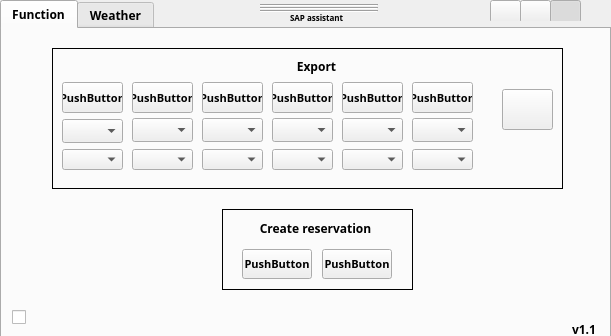
<?xml version="1.0" encoding="UTF-8"?>
<ui version="4.0">
 <class>Widget</class>
 <widget class="QWidget" name="Widget">
  <property name="geometry">
   <rect>
    <x>0</x>
    <y>0</y>
    <width>611</width>
    <height>336</height>
   </rect>
  </property>
  <property name="windowTitle">
   <string>Widget</string>
  </property>
  <widget class="QTabWidget" name="tabWidget">
   <property name="geometry">
    <rect>
     <x>0</x>
     <y>0</y>
     <width>611</width>
     <height>341</height>
    </rect>
   </property>
   <property name="font">
    <font>
     <family>Leelawadee</family>
     <pointsize>9</pointsize>
     <italic>false</italic>
     <bold>true</bold>
     <strikeout>false</strikeout>
    </font>
   </property>
   <property name="cursor">
    <cursorShape>ArrowCursor</cursorShape>
   </property>
   <property name="currentIndex">
    <number>0</number>
   </property>
   <widget class="QWidget" name="tab">
    <attribute name="title">
     <string>Function</string>
    </attribute>
    <widget class="QPushButton" name="button1">
     <property name="geometry">
      <rect>
       <x>60</x>
       <y>53</y>
       <width>61</width>
       <height>31</height>
      </rect>
     </property>
     <property name="font">
      <font>
       <family>Leelawadee</family>
       <pointsize>8</pointsize>
       <italic>false</italic>
       <bold>true</bold>
       <strikeout>false</strikeout>
      </font>
     </property>
     <property name="cursor">
      <cursorShape>PointingHandCursor</cursorShape>
     </property>
     <property name="toolTip">
      <string>&lt;html&gt;&lt;head/&gt;&lt;body&gt;&lt;p align=&quot;center&quot;&gt;&lt;span style=&quot; font-size:7pt;&quot;&gt;Right click to change file.&lt;/span&gt;&lt;/p&gt;&lt;p align=&quot;center&quot;&gt;&lt;span style=&quot; font-size:7pt;&quot;&gt;HotKey: Ctrl + Alt + 1&lt;/span&gt;&lt;/p&gt;&lt;/body&gt;&lt;/html&gt;</string>
     </property>
     <property name="text">
      <string>PushButton</string>
     </property>
    </widget>
    <widget class="QPushButton" name="button2">
     <property name="geometry">
      <rect>
       <x>130</x>
       <y>53</y>
       <width>61</width>
       <height>31</height>
      </rect>
     </property>
     <property name="font">
      <font>
       <family>Leelawadee</family>
       <pointsize>8</pointsize>
       <italic>false</italic>
       <bold>true</bold>
       <strikeout>false</strikeout>
      </font>
     </property>
     <property name="cursor">
      <cursorShape>PointingHandCursor</cursorShape>
     </property>
     <property name="toolTip">
      <string>&lt;html&gt;&lt;head/&gt;&lt;body&gt;&lt;p align=&quot;center&quot;&gt;&lt;span style=&quot; font-size:7pt;&quot;&gt;Right click to change file.&lt;/span&gt;&lt;/p&gt;&lt;p align=&quot;center&quot;&gt;&lt;span style=&quot; font-size:7pt;&quot;&gt;HotKey: Ctrl + Alt + 2&lt;/span&gt;&lt;/p&gt;&lt;/body&gt;&lt;/html&gt;</string>
     </property>
     <property name="text">
      <string>PushButton</string>
     </property>
    </widget>
    <widget class="QPushButton" name="button3">
     <property name="geometry">
      <rect>
       <x>200</x>
       <y>53</y>
       <width>61</width>
       <height>31</height>
      </rect>
     </property>
     <property name="font">
      <font>
       <family>Leelawadee</family>
       <pointsize>8</pointsize>
       <italic>false</italic>
       <bold>true</bold>
       <strikeout>false</strikeout>
      </font>
     </property>
     <property name="cursor">
      <cursorShape>PointingHandCursor</cursorShape>
     </property>
     <property name="toolTip">
      <string>&lt;html&gt;&lt;head/&gt;&lt;body&gt;&lt;p align=&quot;center&quot;&gt;&lt;span style=&quot; font-size:7pt;&quot;&gt;Right click to change file.&lt;/span&gt;&lt;/p&gt;&lt;p align=&quot;center&quot;&gt;&lt;span style=&quot; font-size:7pt;&quot;&gt;HotKey: Ctrl + Alt + 3&lt;/span&gt;&lt;/p&gt;&lt;/body&gt;&lt;/html&gt;</string>
     </property>
     <property name="text">
      <string>PushButton</string>
     </property>
    </widget>
    <widget class="QPushButton" name="button4">
     <property name="geometry">
      <rect>
       <x>270</x>
       <y>53</y>
       <width>61</width>
       <height>31</height>
      </rect>
     </property>
     <property name="font">
      <font>
       <family>Leelawadee</family>
       <pointsize>8</pointsize>
       <italic>false</italic>
       <bold>true</bold>
       <strikeout>false</strikeout>
      </font>
     </property>
     <property name="cursor">
      <cursorShape>PointingHandCursor</cursorShape>
     </property>
     <property name="toolTip">
      <string>&lt;html&gt;&lt;head/&gt;&lt;body&gt;&lt;p align=&quot;center&quot;&gt;&lt;span style=&quot; font-size:7pt;&quot;&gt;Right click to change file.&lt;/span&gt;&lt;/p&gt;&lt;p align=&quot;center&quot;&gt;&lt;span style=&quot; font-size:7pt;&quot;&gt;HotKey: Ctrl + Alt + 4&lt;/span&gt;&lt;/p&gt;&lt;/body&gt;&lt;/html&gt;</string>
     </property>
     <property name="text">
      <string>PushButton</string>
     </property>
    </widget>
    <widget class="QPushButton" name="button5">
     <property name="geometry">
      <rect>
       <x>340</x>
       <y>53</y>
       <width>61</width>
       <height>31</height>
      </rect>
     </property>
     <property name="font">
      <font>
       <family>Leelawadee</family>
       <pointsize>8</pointsize>
       <italic>false</italic>
       <bold>true</bold>
       <strikeout>false</strikeout>
      </font>
     </property>
     <property name="cursor">
      <cursorShape>PointingHandCursor</cursorShape>
     </property>
     <property name="toolTip">
      <string>&lt;html&gt;&lt;head/&gt;&lt;body&gt;&lt;p align=&quot;center&quot;&gt;&lt;span style=&quot; font-size:7pt;&quot;&gt;Right click to change file.&lt;/span&gt;&lt;/p&gt;&lt;p align=&quot;center&quot;&gt;&lt;span style=&quot; font-size:7pt;&quot;&gt;HotKey: Ctrl + Alt + 5&lt;/span&gt;&lt;/p&gt;&lt;/body&gt;&lt;/html&gt;</string>
     </property>
     <property name="text">
      <string>PushButton</string>
     </property>
    </widget>
    <widget class="QPushButton" name="button6">
     <property name="geometry">
      <rect>
       <x>410</x>
       <y>53</y>
       <width>61</width>
       <height>31</height>
      </rect>
     </property>
     <property name="font">
      <font>
       <family>Leelawadee</family>
       <pointsize>8</pointsize>
       <italic>false</italic>
       <bold>true</bold>
       <strikeout>false</strikeout>
      </font>
     </property>
     <property name="cursor">
      <cursorShape>PointingHandCursor</cursorShape>
     </property>
     <property name="toolTip">
      <string>&lt;html&gt;&lt;head/&gt;&lt;body&gt;&lt;p align=&quot;center&quot;&gt;&lt;span style=&quot; font-size:7pt;&quot;&gt;Right click to change file.&lt;/span&gt;&lt;/p&gt;&lt;p align=&quot;center&quot;&gt;&lt;span style=&quot; font-size:7pt;&quot;&gt;HotKey: Ctrl + Alt + 6&lt;/span&gt;&lt;/p&gt;&lt;/body&gt;&lt;/html&gt;</string>
     </property>
     <property name="text">
      <string>PushButton</string>
     </property>
    </widget>
    <widget class="QPushButton" name="button7">
     <property name="geometry">
      <rect>
       <x>240</x>
       <y>220</y>
       <width>70</width>
       <height>30</height>
      </rect>
     </property>
     <property name="font">
      <font>
       <family>Leelawadee</family>
       <pointsize>8</pointsize>
       <italic>false</italic>
       <bold>true</bold>
       <strikeout>false</strikeout>
      </font>
     </property>
     <property name="cursor">
      <cursorShape>PointingHandCursor</cursorShape>
     </property>
     <property name="toolTip">
      <string>&lt;html&gt;&lt;head/&gt;&lt;body&gt;&lt;p align=&quot;center&quot;&gt;&lt;span style=&quot; font-size:7pt;&quot;&gt;Right click to change file.&lt;/span&gt;&lt;/p&gt;&lt;p align=&quot;center&quot;&gt;&lt;span style=&quot; font-size:7pt;&quot;&gt;HotKey: Ctrl + Alt + 7&lt;/span&gt;&lt;/p&gt;&lt;/body&gt;&lt;/html&gt;</string>
     </property>
     <property name="text">
      <string>PushButton</string>
     </property>
    </widget>
    <widget class="QPushButton" name="button8">
     <property name="geometry">
      <rect>
       <x>320</x>
       <y>220</y>
       <width>70</width>
       <height>30</height>
      </rect>
     </property>
     <property name="font">
      <font>
       <family>Leelawadee</family>
       <pointsize>8</pointsize>
       <italic>false</italic>
       <bold>true</bold>
       <strikeout>false</strikeout>
      </font>
     </property>
     <property name="cursor">
      <cursorShape>PointingHandCursor</cursorShape>
     </property>
     <property name="toolTip">
      <string>&lt;html&gt;&lt;head/&gt;&lt;body&gt;&lt;p align=&quot;center&quot;&gt;&lt;span style=&quot; font-size:7pt;&quot;&gt;Right click to change file.&lt;/span&gt;&lt;/p&gt;&lt;p align=&quot;center&quot;&gt;&lt;span style=&quot; font-size:7pt;&quot;&gt;HotKey: Ctrl + Alt + 8&lt;/span&gt;&lt;/p&gt;&lt;/body&gt;&lt;/html&gt;</string>
     </property>
     <property name="text">
      <string>PushButton</string>
     </property>
    </widget>
    <widget class="QLabel" name="label_4">
     <property name="geometry">
      <rect>
       <x>570</x>
       <y>290</y>
       <width>71</width>
       <height>21</height>
      </rect>
     </property>
     <property name="toolTip">
      <string>&lt;html&gt;&lt;head/&gt;&lt;body&gt;&lt;p&gt;This application is a non-profitable project, and intended for personal use only.&lt;/p&gt;&lt;p&gt;M.E edition&lt;/p&gt;&lt;/body&gt;&lt;/html&gt;</string>
     </property>
     <property name="text">
      <string>v1.1</string>
     </property>
    </widget>
    <widget class="QLabel" name="serverLabel">
     <property name="geometry">
      <rect>
       <x>30</x>
       <y>280</y>
       <width>231</width>
       <height>16</height>
      </rect>
     </property>
     <property name="text">
      <string/>
     </property>
    </widget>
    <widget class="QPushButton" name="button9">
     <property name="geometry">
      <rect>
       <x>500</x>
       <y>60</y>
       <width>51</width>
       <height>41</height>
      </rect>
     </property>
     <property name="cursor">
      <cursorShape>PointingHandCursor</cursorShape>
     </property>
     <property name="toolTip">
      <string>&lt;html&gt;&lt;head/&gt;&lt;body&gt;&lt;p align=&quot;center&quot;&gt;Login&lt;/p&gt;&lt;p align=&quot;center&quot;&gt;Hotkey ctrl + alt + 0&lt;/p&gt;&lt;/body&gt;&lt;/html&gt;</string>
     </property>
     <property name="text">
      <string/>
     </property>
     <property name="icon">
      <iconset theme="QIcon::ThemeIcon::SystemLogOut"/>
     </property>
    </widget>
    <widget class="QCheckBox" name="connectionButton">
     <property name="geometry">
      <rect>
       <x>10</x>
       <y>280</y>
       <width>16</width>
       <height>16</height>
      </rect>
     </property>
     <property name="text">
      <string/>
     </property>
    </widget>
    <widget class="QComboBox" name="variantCombo_0">
     <property name="geometry">
      <rect>
       <x>60</x>
       <y>120</y>
       <width>61</width>
       <height>21</height>
      </rect>
     </property>
    </widget>
    <widget class="QComboBox" name="variantCombo_1">
     <property name="geometry">
      <rect>
       <x>130</x>
       <y>120</y>
       <width>61</width>
       <height>21</height>
      </rect>
     </property>
    </widget>
    <widget class="QComboBox" name="variantCombo_2">
     <property name="geometry">
      <rect>
       <x>200</x>
       <y>120</y>
       <width>61</width>
       <height>21</height>
      </rect>
     </property>
    </widget>
    <widget class="QComboBox" name="variantCombo_3">
     <property name="geometry">
      <rect>
       <x>270</x>
       <y>120</y>
       <width>61</width>
       <height>21</height>
      </rect>
     </property>
    </widget>
    <widget class="QComboBox" name="variantCombo_4">
     <property name="geometry">
      <rect>
       <x>340</x>
       <y>120</y>
       <width>61</width>
       <height>21</height>
      </rect>
     </property>
    </widget>
    <widget class="QComboBox" name="variantCombo_5">
     <property name="geometry">
      <rect>
       <x>410</x>
       <y>120</y>
       <width>61</width>
       <height>21</height>
      </rect>
     </property>
    </widget>
    <widget class="QFrame" name="frame">
     <property name="geometry">
      <rect>
       <x>50</x>
       <y>19</y>
       <width>511</width>
       <height>141</height>
      </rect>
     </property>
     <property name="frameShape">
      <enum>QFrame::Shape::Panel</enum>
     </property>
     <property name="frameShadow">
      <enum>QFrame::Shadow::Plain</enum>
     </property>
     <widget class="QLabel" name="label">
      <property name="geometry">
       <rect>
        <x>240</x>
        <y>10</y>
        <width>49</width>
        <height>16</height>
       </rect>
      </property>
      <property name="text">
       <string>&lt;html&gt;&lt;head/&gt;&lt;body&gt;&lt;p align=&quot;center&quot;&gt;Export&lt;/p&gt;&lt;/body&gt;&lt;/html&gt;</string>
      </property>
     </widget>
     <widget class="QComboBox" name="variantCombo_7">
      <property name="geometry">
       <rect>
        <x>80</x>
        <y>70</y>
        <width>61</width>
        <height>24</height>
       </rect>
      </property>
     </widget>
     <widget class="QComboBox" name="variantCombo_8">
      <property name="geometry">
       <rect>
        <x>150</x>
        <y>70</y>
        <width>61</width>
        <height>24</height>
       </rect>
      </property>
     </widget>
     <widget class="QComboBox" name="variantCombo_9">
      <property name="geometry">
       <rect>
        <x>220</x>
        <y>70</y>
        <width>61</width>
        <height>24</height>
       </rect>
      </property>
     </widget>
     <widget class="QComboBox" name="variantCombo_10">
      <property name="geometry">
       <rect>
        <x>290</x>
        <y>70</y>
        <width>61</width>
        <height>24</height>
       </rect>
      </property>
     </widget>
     <widget class="QComboBox" name="variantCombo_11">
      <property name="geometry">
       <rect>
        <x>360</x>
        <y>70</y>
        <width>61</width>
        <height>24</height>
       </rect>
      </property>
     </widget>
    </widget>
    <widget class="QFrame" name="frame_2">
     <property name="geometry">
      <rect>
       <x>220</x>
       <y>180</y>
       <width>191</width>
       <height>81</height>
      </rect>
     </property>
     <property name="styleSheet">
      <string notr="true"/>
     </property>
     <property name="frameShape">
      <enum>QFrame::Shape::Panel</enum>
     </property>
     <property name="frameShadow">
      <enum>QFrame::Shadow::Plain</enum>
     </property>
     <widget class="QLabel" name="label_2">
      <property name="geometry">
       <rect>
        <x>28</x>
        <y>10</y>
        <width>131</width>
        <height>20</height>
       </rect>
      </property>
      <property name="text">
       <string>&lt;html&gt;&lt;head/&gt;&lt;body&gt;&lt;p align=&quot;center&quot;&gt;Create reservation&lt;/p&gt;&lt;/body&gt;&lt;/html&gt;</string>
      </property>
     </widget>
    </widget>
    <widget class="QComboBox" name="variantCombo_6">
     <property name="geometry">
      <rect>
       <x>60</x>
       <y>90</y>
       <width>61</width>
       <height>24</height>
      </rect>
     </property>
    </widget>
    <zorder>frame_2</zorder>
    <zorder>frame</zorder>
    <zorder>button1</zorder>
    <zorder>button2</zorder>
    <zorder>button3</zorder>
    <zorder>button4</zorder>
    <zorder>button5</zorder>
    <zorder>button6</zorder>
    <zorder>button7</zorder>
    <zorder>button8</zorder>
    <zorder>label_4</zorder>
    <zorder>serverLabel</zorder>
    <zorder>button9</zorder>
    <zorder>connectionButton</zorder>
    <zorder>variantCombo_0</zorder>
    <zorder>variantCombo_1</zorder>
    <zorder>variantCombo_2</zorder>
    <zorder>variantCombo_3</zorder>
    <zorder>variantCombo_4</zorder>
    <zorder>variantCombo_5</zorder>
    <zorder>variantCombo_6</zorder>
   </widget>
   <widget class="QWidget" name="tab_2">
    <attribute name="title">
     <string>Weather</string>
    </attribute>
    <widget class="QTableView" name="logTableView">
     <property name="geometry">
      <rect>
       <x>0</x>
       <y>0</y>
       <width>461</width>
       <height>311</height>
      </rect>
     </property>
     <property name="maximumSize">
      <size>
       <width>16777215</width>
       <height>16777215</height>
      </size>
     </property>
     <property name="font">
      <font>
       <family>Leelawadee</family>
       <pointsize>8</pointsize>
       <italic>false</italic>
       <bold>false</bold>
       <strikeout>false</strikeout>
      </font>
     </property>
     <property name="verticalScrollBarPolicy">
      <enum>Qt::ScrollBarPolicy::ScrollBarAsNeeded</enum>
     </property>
     <property name="horizontalScrollBarPolicy">
      <enum>Qt::ScrollBarPolicy::ScrollBarAlwaysOff</enum>
     </property>
     <property name="gridStyle">
      <enum>Qt::PenStyle::SolidLine</enum>
     </property>
     <attribute name="horizontalHeaderDefaultSectionSize">
      <number>100</number>
     </attribute>
     <attribute name="verticalHeaderDefaultSectionSize">
      <number>19</number>
     </attribute>
    </widget>
    <widget class="QLabel" name="label_5">
     <property name="geometry">
      <rect>
       <x>570</x>
       <y>290</y>
       <width>71</width>
       <height>21</height>
      </rect>
     </property>
     <property name="toolTip">
      <string>&lt;html&gt;&lt;head/&gt;&lt;body&gt;&lt;p&gt;This application is a non-profitable project, and intended for personal use only.&lt;/p&gt;&lt;p&gt;M.E edition&lt;/p&gt;&lt;/body&gt;&lt;/html&gt;</string>
     </property>
     <property name="text">
      <string>v1.1</string>
     </property>
    </widget>
    <widget class="QPushButton" name="copyButton">
     <property name="geometry">
      <rect>
       <x>470</x>
       <y>50</y>
       <width>21</width>
       <height>21</height>
      </rect>
     </property>
     <property name="cursor">
      <cursorShape>PointingHandCursor</cursorShape>
     </property>
     <property name="toolTip">
      <string>&lt;html&gt;&lt;head/&gt;&lt;body&gt;&lt;p align=&quot;center&quot;&gt;Copy current day.&lt;/p&gt;&lt;/body&gt;&lt;/html&gt;</string>
     </property>
     <property name="text">
      <string/>
     </property>
     <property name="icon">
      <iconset theme="QIcon::ThemeIcon::EditCopy"/>
     </property>
    </widget>
    <widget class="QPushButton" name="clearButton">
     <property name="geometry">
      <rect>
       <x>470</x>
       <y>90</y>
       <width>20</width>
       <height>20</height>
      </rect>
     </property>
     <property name="cursor">
      <cursorShape>PointingHandCursor</cursorShape>
     </property>
     <property name="toolTip">
      <string>&lt;html&gt;&lt;head/&gt;&lt;body&gt;&lt;p align=&quot;center&quot;&gt;Refresh&lt;/p&gt;&lt;/body&gt;&lt;/html&gt;</string>
     </property>
     <property name="text">
      <string/>
     </property>
     <property name="icon">
      <iconset theme="QIcon::ThemeIcon::SystemReboot"/>
     </property>
    </widget>
    <widget class="QPushButton" name="settingsButton">
     <property name="geometry">
      <rect>
       <x>470</x>
       <y>10</y>
       <width>21</width>
       <height>21</height>
      </rect>
     </property>
     <property name="cursor">
      <cursorShape>PointingHandCursor</cursorShape>
     </property>
     <property name="toolTip">
      <string>&lt;html&gt;&lt;head/&gt;&lt;body&gt;&lt;p align=&quot;center&quot;&gt;Change coordinates&lt;/p&gt;&lt;/body&gt;&lt;/html&gt;</string>
     </property>
     <property name="text">
      <string/>
     </property>
     <property name="icon">
      <iconset theme="QIcon::ThemeIcon::DocumentSaveAs"/>
     </property>
    </widget>
   </widget>
  </widget>
  <widget class="QWidget" name="dragWidget" native="true">
   <property name="geometry">
    <rect>
     <x>140</x>
     <y>0</y>
     <width>471</width>
     <height>21</height>
    </rect>
   </property>
   <widget class="Line" name="line">
    <property name="geometry">
     <rect>
      <x>120</x>
      <y>10</y>
      <width>118</width>
      <height>3</height>
     </rect>
    </property>
    <property name="orientation">
     <enum>Qt::Orientation::Horizontal</enum>
    </property>
   </widget>
   <widget class="Line" name="line_2">
    <property name="geometry">
     <rect>
      <x>120</x>
      <y>7</y>
      <width>118</width>
      <height>3</height>
     </rect>
    </property>
    <property name="orientation">
     <enum>Qt::Orientation::Horizontal</enum>
    </property>
   </widget>
   <widget class="Line" name="line_3">
    <property name="geometry">
     <rect>
      <x>120</x>
      <y>4</y>
      <width>118</width>
      <height>3</height>
     </rect>
    </property>
    <property name="orientation">
     <enum>Qt::Orientation::Horizontal</enum>
    </property>
   </widget>
   <widget class="QLabel" name="label_3">
    <property name="geometry">
     <rect>
      <x>150</x>
      <y>10</y>
      <width>61</width>
      <height>16</height>
     </rect>
    </property>
    <property name="font">
     <font>
      <family>Leelawadee</family>
      <pointsize>6</pointsize>
      <italic>false</italic>
      <bold>true</bold>
      <strikeout>false</strikeout>
     </font>
    </property>
    <property name="text">
     <string>SAP assistant</string>
    </property>
   </widget>
   <widget class="QToolButton" name="AOT">
    <property name="geometry">
     <rect>
      <x>410</x>
      <y>0</y>
      <width>31</width>
      <height>23</height>
     </rect>
    </property>
    <property name="font">
     <font>
      <kerning>true</kerning>
     </font>
    </property>
    <property name="cursor">
     <cursorShape>ArrowCursor</cursorShape>
    </property>
    <property name="toolTip">
     <string>Always on top</string>
    </property>
    <property name="styleSheet">
     <string notr="true"/>
    </property>
    <property name="text">
     <string/>
    </property>
    <property name="iconSize">
     <size>
      <width>20</width>
      <height>20</height>
     </size>
    </property>
    <property name="checkable">
     <bool>true</bool>
    </property>
    <property name="checked">
     <bool>true</bool>
    </property>
    <property name="toolButtonStyle">
     <enum>Qt::ToolButtonStyle::ToolButtonIconOnly</enum>
    </property>
    <property name="autoRaise">
     <bool>false</bool>
    </property>
   </widget>
   <widget class="QPushButton" name="Exit">
    <property name="geometry">
     <rect>
      <x>440</x>
      <y>0</y>
      <width>31</width>
      <height>23</height>
     </rect>
    </property>
    <property name="cursor">
     <cursorShape>ArrowCursor</cursorShape>
    </property>
    <property name="toolTip">
     <string>Close</string>
    </property>
    <property name="text">
     <string/>
    </property>
    <property name="icon">
     <iconset theme="QIcon::ThemeIcon::EditClear"/>
    </property>
    <property name="iconSize">
     <size>
      <width>14</width>
      <height>14</height>
     </size>
    </property>
    <property name="flat">
     <bool>true</bool>
    </property>
   </widget>
   <widget class="QPushButton" name="minimizeButton">
    <property name="geometry">
     <rect>
      <x>380</x>
      <y>0</y>
      <width>31</width>
      <height>23</height>
     </rect>
    </property>
    <property name="font">
     <font>
      <pointsize>12</pointsize>
      <bold>false</bold>
     </font>
    </property>
    <property name="cursor">
     <cursorShape>ArrowCursor</cursorShape>
    </property>
    <property name="text">
     <string/>
    </property>
    <property name="icon">
     <iconset theme="QIcon::ThemeIcon::ListRemove"/>
    </property>
   </widget>
   <widget class="QPushButton" name="openSettingsBtn">
    <property name="geometry">
     <rect>
      <x>350</x>
      <y>0</y>
      <width>31</width>
      <height>23</height>
     </rect>
    </property>
    <property name="cursor">
     <cursorShape>ArrowCursor</cursorShape>
    </property>
    <property name="text">
     <string/>
    </property>
   </widget>
   <zorder>label_3</zorder>
   <zorder>line_3</zorder>
   <zorder>line_2</zorder>
   <zorder>line</zorder>
   <zorder>AOT</zorder>
   <zorder>Exit</zorder>
   <zorder>minimizeButton</zorder>
   <zorder>openSettingsBtn</zorder>
  </widget>
 </widget>
 <resources/>
 <connections/>
</ui>
